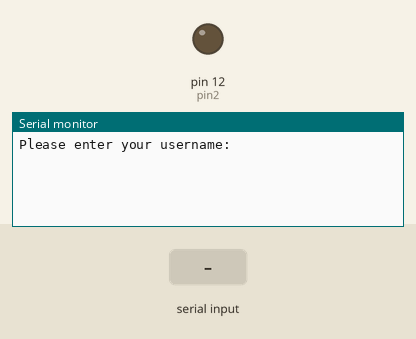
Recording of a sketch running on a simulated Arduino Uno, built with avr-gcc and run on an emulated ATmega328P. Shown: output pins drawn as LEDs (lit = HIGH), the last lines printed to the serial monitor. Inputs (shaded band) come from the test bench.

Above: at 0.9 s.
1.0 s: "1" received over Serial
At 2.5 s:
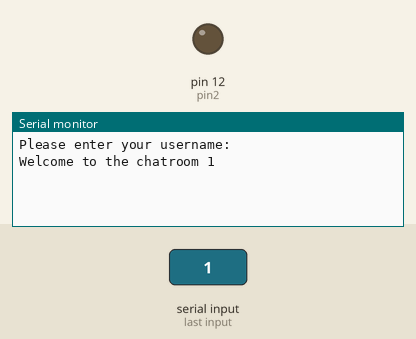
3.5 s: "1" received over the second serial link
At 5.2 s:
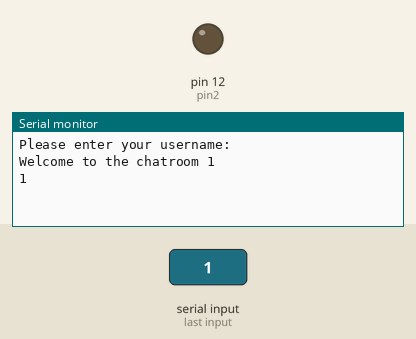
5.5 s: "0" received over Serial
At 7.3 s:
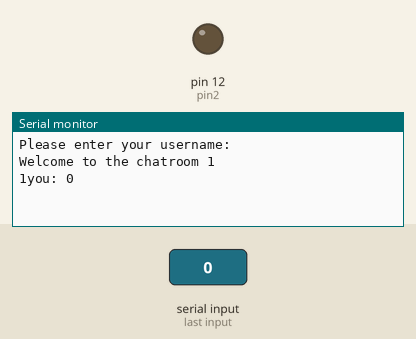

The sketch:

communication.ino
```cpp
/*
 * https://wiki-content.arduino.cc/en/Tutorial/LibraryExamples/TwoPortReceive
 * https://docs.arduino.cc/learn/built-in-libraries/software-serial#read
 */

#include <SoftwareSerial.h>

#define pin1 8
#define pin2 12

SoftwareSerial mySerial(pin1, pin2);

String username;

void setup() {
  // these should be inputs to recive
  pinMode(pin1, INPUT);
  pinMode(pin2, OUTPUT);

  // start the serial connection
  Serial.begin(9600);
  mySerial.begin(9600);

  // get the username
  Serial.println("Please enter your username: ");
  while (!Serial.available()) {};
  username = getInp();


  Serial.print("Welcome to the chatroom ");
  Serial.println(username);
}

void loop() {
  String message = getInp();
  if (message != "") {
    // send the message to the reciver
    mySerial.print(username);
    mySerial.print(": ");
    mySerial.println(message);

    // show me what i sent
    Serial.print("you: ");
    Serial.println(message);
  }

  getMessage();
}

String getInp() {
  return Serial.readString();
}

void getMessage() {
  mySerial.listen();

  while (mySerial.available() > 0){
    Serial.write(mySerial.read());
  }
}
```

Measured:
- after the input at 1.0 s, the serial monitor: prints a new line after 1.0 s (image 1)
- after the input at 3.5 s, the serial monitor: prints a new line after 0.50 s (image 2)
- after the input at 5.5 s, the serial monitor: prints a new line after 1.0 s (image 3)
